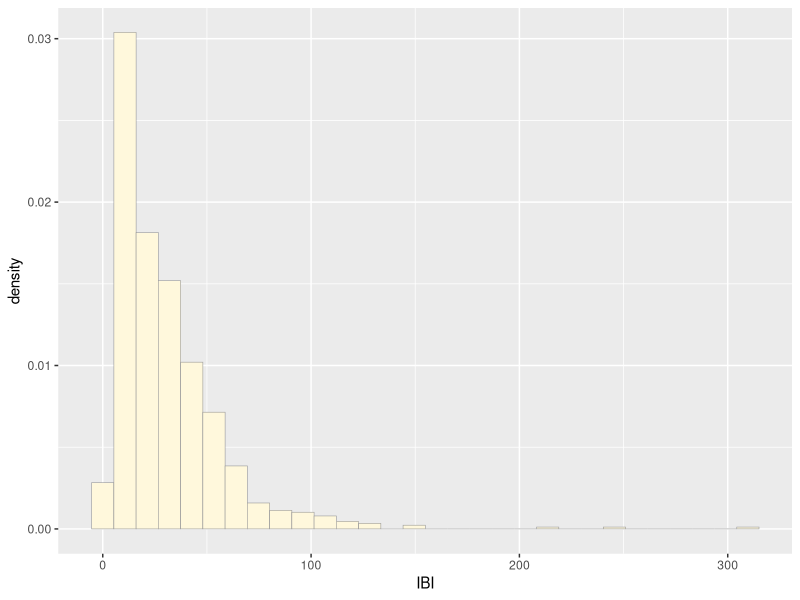
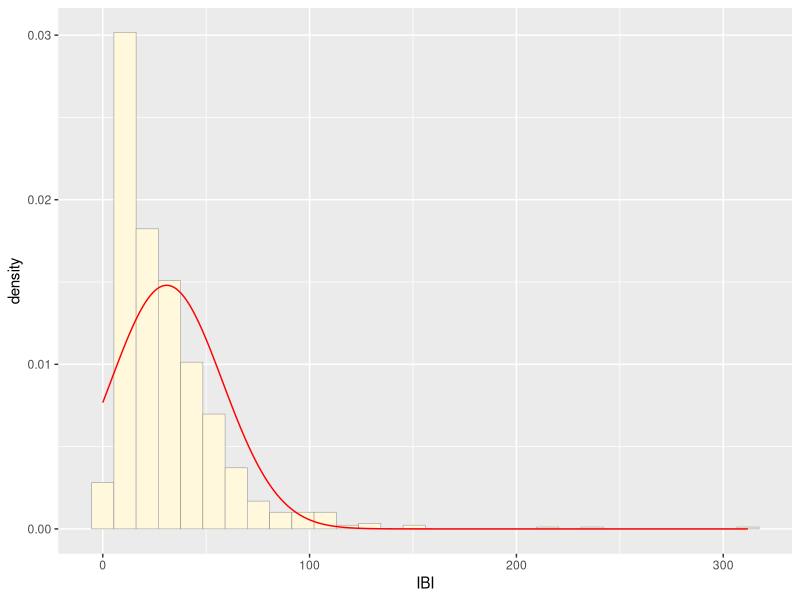
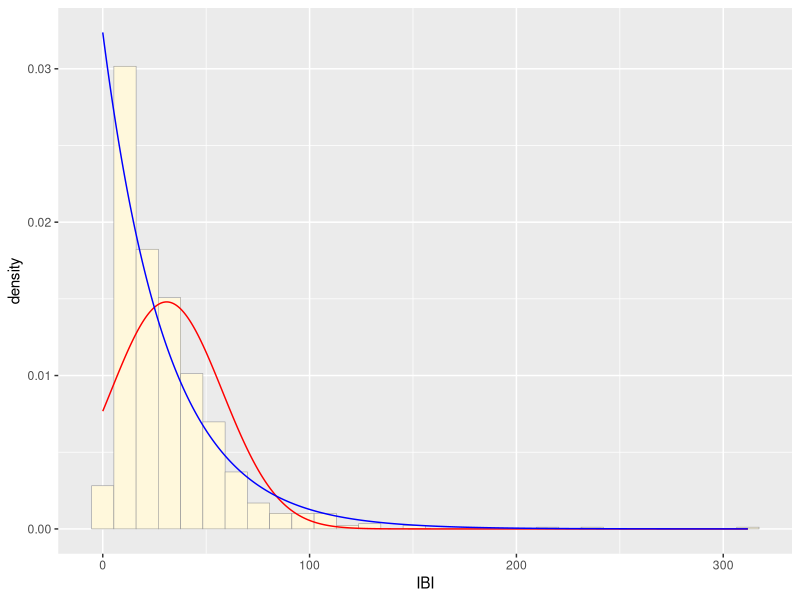
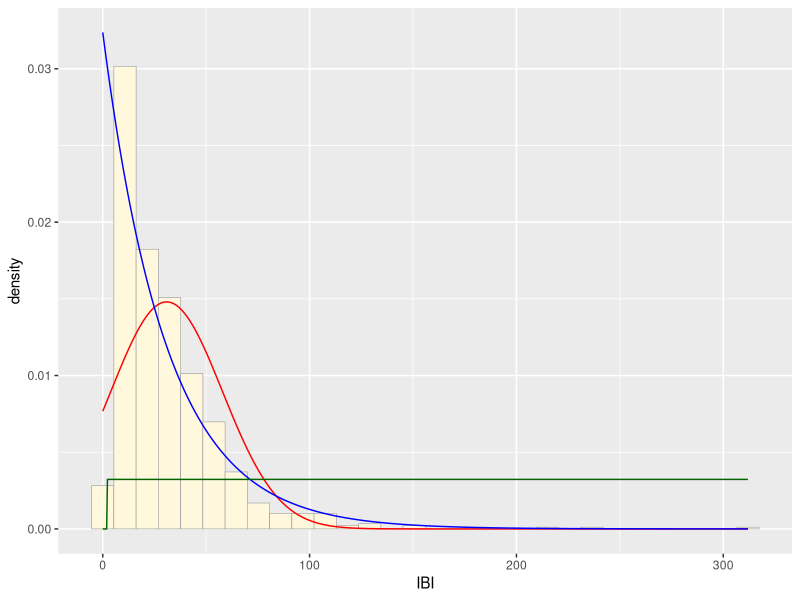
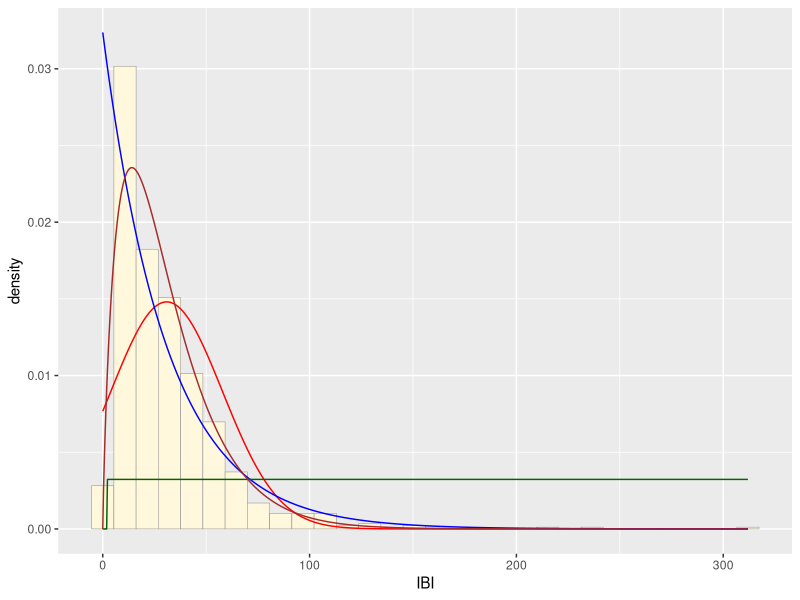
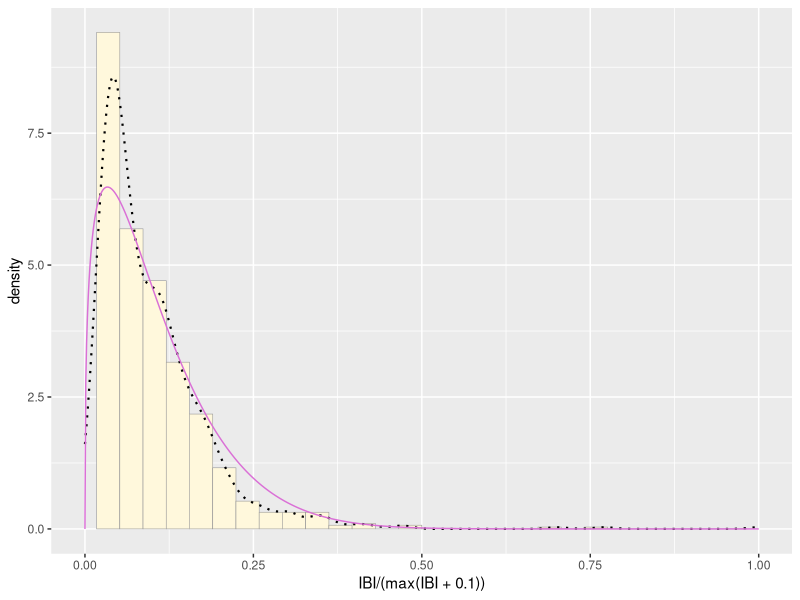

Here is the R script that generated these plots, in order:
## ---- chunk 1
knitr::opts_chunk$set(echo = TRUE)
## ---- chunk 2
library(ggplot2)
library(MASS)
# my dataset
z <- read.table("ibi.csv",header=TRUE,sep=",")
str(z)
summary(z)

## Plot histogram of data
p1 <- ggplot(data=z, aes(x=IBI, y=..density..)) +
  geom_histogram(color="grey60",fill="cornsilk",linewidth=0.2) 
print(p1)
##Get maximum likelihood parameters for normal
normPars <- fitdistr(z$IBI,"normal")
print(normPars)
str(normPars)
normPars$estimate["mean"] # note structure of getting a named attribute
##Plot normal probability density
meanML <- normPars$estimate["mean"]
sdML <- normPars$estimate["sd"]

xval <- seq(0,max(z$IBI),len=length(z$IBI))

stat <- stat_function(aes(x = xval, y = ..y..), fun = dnorm, colour="red", n = length(z$IBI), args = list(mean = meanML, sd = sdML))
p1 + stat
##Plot exponential probability density
expoPars <- fitdistr(z$IBI,"exponential")
rateML <- expoPars$estimate["rate"]

stat2 <- stat_function(aes(x = xval, y = ..y..), fun = dexp, colour="blue", n = length(z$IBI), args = list(rate=rateML))
p1 + stat + stat2

##Plot uniform probability density
stat3 <- stat_function(aes(x = xval, y = ..y..), fun = dunif, colour="darkgreen", n = length(z$IBI), args = list(min=min(z$IBI), max=max(z$IBI)))
p1 + stat + stat2 + stat3

###Plot gamma probability density
gammaPars <- fitdistr(z$IBI,"gamma")
shapeML <- gammaPars$estimate["shape"]
rateML <- gammaPars$estimate["rate"]

stat4 <- stat_function(aes(x = xval, y = ..y..), fun = dgamma, colour="brown", n = length(z$IBI), args = list(shape=shapeML, rate=rateML))
p1 + stat + stat2 + stat3 + stat4
##Plot beta probability density
pSpecial <- ggplot(data=z, aes(x=IBI/(max(IBI + 0.1)), y=..density..)) +
  geom_histogram(color="grey60",fill="cornsilk",size=0.2) + 
  xlim(c(0,1)) +
  geom_density(size=0.75,linetype="dotted")

betaPars <- fitdistr(x=z$IBI/max(z$IBI + 0.1),start=list(shape1=1,shape2=2),"beta")
shape1ML <- betaPars$estimate["shape1"]
shape2ML <- betaPars$estimate["shape2"]

statSpecial <- stat_function(aes(x = xval, y = ..y..), fun = dbeta, colour="orchid", n = length(z$IBI), args = list(shape1=shape1ML,shape2=shape2ML))
pSpecial + statSpecial
## ---- chunk 3

